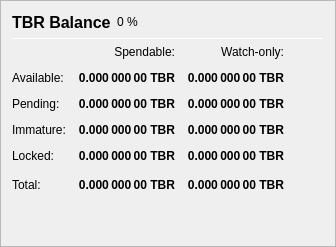
                   <widget class="QFrame" name="frame_Balances">
                    <property name="frameShape">
                     <enum>QFrame::StyledPanel</enum>
                    </property>
                    <property name="frameShadow">
                     <enum>QFrame::Raised</enum>
                    </property>
                    <layout class="QVBoxLayout" name="verticalLayout_4">
                     <item>
                      <layout class="QHBoxLayout" name="horizontalLayout_4">
                       <item>
                        <widget class="QLabel" name="label_5">
                         <property name="minimumSize">
                          <size>
                           <width>0</width>
                           <height>20</height>
                          </size>
                         </property>
                         <property name="font">
                          <font>
                           <pointsize>12</pointsize>
                           <weight>75</weight>
                           <bold>true</bold>
                          </font>
                         </property>
                         <property name="text">
                          <string>TBR Balance</string>
                         </property>
                        </widget>
                       </item>
                       <item>
                        <widget class="QLabel" name="labelTBRPercent">
                         <property name="text">
                          <string notr="true">0 %</string>
                         </property>
                        </widget>
                       </item>
                       <item>
                        <spacer name="horizontalSpacer_3">
                         <property name="orientation">
                          <enum>Qt::Horizontal</enum>
                         </property>
                         <property name="sizeHint" stdset="0">
                          <size>
                           <width>40</width>
                           <height>20</height>
                          </size>
                         </property>
                        </spacer>
                       </item>
                      </layout>
                     </item>
                     <item>
                      <widget class="Line" name="line_Balance">
                       <property name="minimumSize">
                        <size>
                         <width>0</width>
                         <height>1</height>
                        </size>
                       </property>
                       <property name="maximumSize">
                        <size>
                         <width>16777215</width>
                         <height>1</height>
                        </size>
                       </property>
                       <property name="orientation">
                        <enum>Qt::Horizontal</enum>
                       </property>
                      </widget>
                     </item>
                     <item>
                      <layout class="QGridLayout" name="gridLayout">
                       <property name="spacing">
                        <number>12</number>
                       </property>
                       <item row="0" column="1">
                        <widget class="QLabel" name="labelSpendable">
                         <property name="text">
                          <string>Spendable:</string>
                         </property>
                         <property name="alignment">
                          <set>Qt::AlignRight|Qt::AlignTrailing|Qt::AlignVCenter</set>
                         </property>
                        </widget>
                       </item>
                       <item row="0" column="2">
                        <widget class="QLabel" name="labelWatchonly">
                         <property name="text">
                          <string>Watch-only:</string>
                         </property>
                         <property name="alignment">
                          <set>Qt::AlignRight|Qt::AlignTrailing|Qt::AlignVCenter</set>
                         </property>
                        </widget>
                       </item>
                       <item row="1" column="0">
                        <widget class="QLabel" name="labelBalanceText">
                         <property name="text">
                          <string>Available:</string>
                         </property>
                        </widget>
                       </item>
                       <item row="1" column="1">
                        <widget class="QLabel" name="labelBalance">
                         <property name="font">
                          <font>
                           <weight>75</weight>
                           <bold>true</bold>
                          </font>
                         </property>
                         <property name="cursor">
                          <cursorShape>IBeamCursor</cursorShape>
                         </property>
                         <property name="toolTip">
                          <string>Your current spendable balance</string>
                         </property>
                         <property name="text">
                          <string notr="true">0.000 000 00 TBR</string>
                         </property>
                         <property name="alignment">
                          <set>Qt::AlignRight|Qt::AlignTrailing|Qt::AlignVCenter</set>
                         </property>
                         <property name="textInteractionFlags">
                          <set>Qt::LinksAccessibleByMouse|Qt::TextSelectableByKeyboard|Qt::TextSelectableByMouse</set>
                         </property>
                        </widget>
                       </item>
                       <item row="1" column="2">
                        <widget class="QLabel" name="labelWatchAvailable">
                         <property name="font">
                          <font>
                           <weight>75</weight>
                           <bold>true</bold>
                          </font>
                         </property>
                         <property name="cursor">
                          <cursorShape>IBeamCursor</cursorShape>
                         </property>
                         <property name="toolTip">
                          <string>Your current balance in watch-only addresses</string>
                         </property>
                         <property name="text">
                          <string notr="true">0.000 000 00 TBR</string>
                         </property>
                         <property name="alignment">
                          <set>Qt::AlignRight|Qt::AlignTrailing|Qt::AlignVCenter</set>
                         </property>
                         <property name="textInteractionFlags">
                          <set>Qt::LinksAccessibleByMouse|Qt::TextSelectableByKeyboard|Qt::TextSelectableByMouse</set>
                         </property>
                        </widget>
                       </item>
                       <item row="2" column="0">
                        <widget class="QLabel" name="labelPendingText">
                         <property name="text">
                          <string>Pending:</string>
                         </property>
                        </widget>
                       </item>
                       <item row="2" column="1">
                        <widget class="QLabel" name="labelUnconfirmed">
                         <property name="font">
                          <font>
                           <weight>75</weight>
                           <bold>true</bold>
                          </font>
                         </property>
                         <property name="cursor">
                          <cursorShape>IBeamCursor</cursorShape>
                         </property>
                         <property name="toolTip">
                          <string>Total of transactions that have yet to be confirmed, and do not yet count toward the spendable balance</string>
                         </property>
                         <property name="text">
                          <string notr="true">0.000 000 00 TBR</string>
                         </property>
                         <property name="alignment">
                          <set>Qt::AlignRight|Qt::AlignTrailing|Qt::AlignVCenter</set>
                         </property>
                         <property name="textInteractionFlags">
                          <set>Qt::LinksAccessibleByMouse|Qt::TextSelectableByKeyboard|Qt::TextSelectableByMouse</set>
                         </property>
                        </widget>
                       </item>
                       <item row="2" column="2">
                        <widget class="QLabel" name="labelWatchPending">
                         <property name="font">
                          <font>
                           <weight>75</weight>
                           <bold>true</bold>
                          </font>
                         </property>
                         <property name="cursor">
                          <cursorShape>IBeamCursor</cursorShape>
                         </property>
                         <property name="toolTip">
                          <string>Unconfirmed transactions to watch-only addresses</string>
                         </property>
                         <property name="text">
                          <string notr="true">0.000 000 00 TBR</string>
                         </property>
                         <property name="alignment">
                          <set>Qt::AlignRight|Qt::AlignTrailing|Qt::AlignVCenter</set>
                         </property>
                         <property name="textInteractionFlags">
                          <set>Qt::LinksAccessibleByMouse|Qt::TextSelectableByKeyboard|Qt::TextSelectableByMouse</set>
                         </property>
                        </widget>
                       </item>
                       <item row="3" column="0">
                        <widget class="QLabel" name="labelImmatureText">
                         <property name="text">
                          <string>Immature:</string>
                         </property>
                        </widget>
                       </item>
                       <item row="3" column="1">
                        <widget class="QLabel" name="labelImmature">
                         <property name="font">
                          <font>
                           <weight>75</weight>
                           <bold>true</bold>
                          </font>
                         </property>
                         <property name="cursor">
                          <cursorShape>IBeamCursor</cursorShape>
                         </property>
                         <property name="toolTip">
                          <string>Staked or masternode rewards that has not yet matured</string>
                         </property>
                         <property name="text">
                          <string notr="true">0.000 000 00 TBR</string>
                         </property>
                         <property name="alignment">
                          <set>Qt::AlignRight|Qt::AlignTrailing|Qt::AlignVCenter</set>
                         </property>
                         <property name="textInteractionFlags">
                          <set>Qt::LinksAccessibleByMouse|Qt::TextSelectableByKeyboard|Qt::TextSelectableByMouse</set>
                         </property>
                        </widget>
                       </item>
                       <item row="3" column="2">
                        <widget class="QLabel" name="labelWatchImmature">
                         <property name="font">
                          <font>
                           <weight>75</weight>
                           <bold>true</bold>
                          </font>
                         </property>
                         <property name="cursor">
                          <cursorShape>IBeamCursor</cursorShape>
                         </property>
                         <property name="toolTip">
                          <string>Staked or masternode rewards in watch-only addresses that has not yet matured</string>
                         </property>
                         <property name="text">
                          <string notr="true">0.000 000 00 TBR</string>
                         </property>
                         <property name="alignment">
                          <set>Qt::AlignRight|Qt::AlignTrailing|Qt::AlignVCenter</set>
                         </property>
                         <property name="textInteractionFlags">
                          <set>Qt::LinksAccessibleByMouse|Qt::TextSelectableByKeyboard|Qt::TextSelectableByMouse</set>
                         </property>
                        </widget>
                       </item>
                       <item row="4" column="0">
                        <widget class="QLabel" name="labelLockedBalanceText">
                         <property name="toolTip">
                          <string>Locked TBR or Masternode collaterals. These are excluded from zTBR minting.</string>
                         </property>
                         <property name="text">
                          <string>Locked:</string>
                         </property>
                        </widget>
                       </item>
                       <item row="4" column="1">
                        <widget class="QLabel" name="labelLockedBalance">
                         <property name="font">
                          <font>
                           <weight>75</weight>
                           <bold>true</bold>
                          </font>
                         </property>
                         <property name="cursor">
                          <cursorShape>IBeamCursor</cursorShape>
                         </property>
                         <property name="toolTip">
                          <string>Locked TBR or Masternode collaterals. These are excluded from zTBR minting.</string>
                         </property>
                         <property name="text">
                          <string notr="true">0.000 000 00 TBR</string>
                         </property>
                         <property name="alignment">
                          <set>Qt::AlignRight|Qt::AlignTrailing|Qt::AlignVCenter</set>
                         </property>
                         <property name="textInteractionFlags">
                          <set>Qt::LinksAccessibleByMouse|Qt::TextSelectableByKeyboard|Qt::TextSelectableByMouse</set>
                         </property>
                        </widget>
                       </item>
                       <item row="4" column="2">
                        <widget class="QLabel" name="labelWatchLocked">
                         <property name="font">
                          <font>
                           <weight>75</weight>
                           <bold>true</bold>
                          </font>
                         </property>
                         <property name="cursor">
                          <cursorShape>IBeamCursor</cursorShape>
                         </property>
                         <property name="toolTip">
                          <string>Current locked balance in watch-only addresses</string>
                         </property>
                         <property name="text">
                          <string notr="true">0.000 000 00 TBR</string>
                         </property>
                         <property name="alignment">
                          <set>Qt::AlignRight|Qt::AlignTrailing|Qt::AlignVCenter</set>
                         </property>
                         <property name="textInteractionFlags">
                          <set>Qt::LinksAccessibleByMouse|Qt::TextSelectableByKeyboard|Qt::TextSelectableByMouse</set>
                         </property>
                        </widget>
                       </item>
                       <item row="5" column="0">
                        <widget class="QLabel" name="labelTotalText">
                         <property name="text">
                          <string>Total:</string>
                         </property>
                         <property name="toolTip">
                          <string>Your current Tiberium balance, unconfirmed and immature transactions included</string>
                         </property>
                        </widget>
                       </item>
                       <item row="5" column="1">
                        <widget class="QLabel" name="labelTotal">
                         <property name="font">
                          <font>
                           <weight>75</weight>
                           <bold>true</bold>
                          </font>
                         </property>
                         <property name="cursor">
                          <cursorShape>IBeamCursor</cursorShape>
                         </property>
                         <property name="toolTip">
                          <string>Your current Tiberium balance, unconfirmed and immature transactions included</string>
                         </property>
                         <property name="text">
                          <string notr="true">0.000 000 00 TBR</string>
                         </property>
                         <property name="alignment">
                          <set>Qt::AlignRight|Qt::AlignTrailing|Qt::AlignVCenter</set>
                         </property>
                         <property name="textInteractionFlags">
                          <set>Qt::LinksAccessibleByMouse|Qt::TextSelectableByKeyboard|Qt::TextSelectableByMouse</set>
                         </property>
                        </widget>
                       </item>
                       <item row="5" column="2">
                        <widget class="QLabel" name="labelWatchTotal">
                         <property name="font">
                          <font>
                           <weight>75</weight>
                           <bold>true</bold>
                          </font>
                         </property>
                         <property name="cursor">
                          <cursorShape>IBeamCursor</cursorShape>
                         </property>
                         <property name="toolTip">
                          <string>Current total balance in watch-only addresses</string>
                         </property>
                         <property name="text">
                          <string notr="true">0.000 000 00 TBR</string>
                         </property>
                         <property name="alignment">
                          <set>Qt::AlignRight|Qt::AlignTrailing|Qt::AlignVCenter</set>
                         </property>
                         <property name="textInteractionFlags">
                          <set>Qt::LinksAccessibleByMouse|Qt::TextSelectableByKeyboard|Qt::TextSelectableByMouse</set>
                         </property>
                        </widget>
                       </item>
                       <item row="5" column="3">
                        <spacer name="horizontalSpacer_9">
                         <property name="orientation">
                          <enum>Qt::Horizontal</enum>
                         </property>
                         <property name="sizeHint" stdset="0">
                          <size>
                           <width>40</width>
                           <height>20</height>
                          </size>
                         </property>
                        </spacer>
                       </item>
                      </layout>
                     </item>
                     <item>
                      <spacer name="verticalSpacer_3">
                       <property name="orientation">
                        <enum>Qt::Vertical</enum>
                       </property>
                       <property name="sizeHint" stdset="0">
                        <size>
                         <width>20</width>
                         <height>40</height>
                        </size>
                       </property>
                      </spacer>
                     </item>
                    </layout>
                   </widget>
